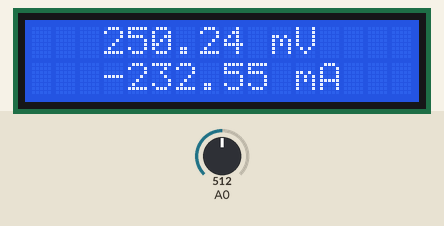
The sketch below on a simulated Arduino Uno, built with avr-gcc and run on an emulated ATmega328P. Shown: 16×2 character LCD. The test bench sets the inputs (shaded band); at power-on: A0 = 512.

Above: at 1.2 s.
1.3 s: A0 set to 716
At 3.2 s:
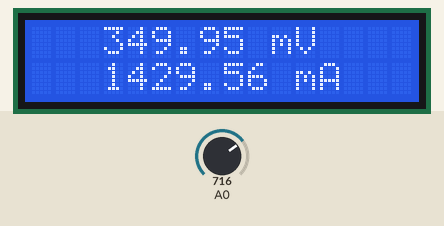
3.5 s: A0 set to 900
At 5.1 s:
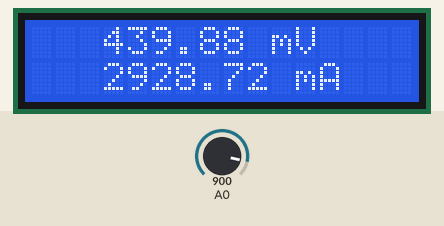
5.5 s: A0 set to 1023
At 7.1 s:
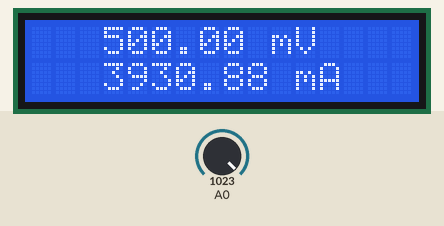
Timing chart, 0 to 8.6 s (numbered marks = the images above; inputs shaded):
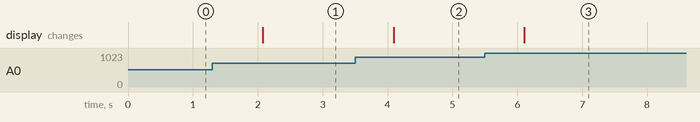

The sketch:

IEM_Sensor_Efeito_Hall.ino
```cpp
#include <LiquidCrystal.h>

// Inicializa o LCD nos pinos especificados
LiquidCrystal lcd(9, 8, 5, 4, 3, 2);

void setup() {
  // Inicia a comunicação serial
  Serial.begin(9600);

  // Configura o LCD para 16 colunas e 2 linhas
  lcd.begin(16, 2);
}

void loop() {
  int Vmedido = analogRead(A0);
  // Convertendo a leitura para tensão em mV
  float outputV = Vmedido * 5.0 * 100.0 / 1023.0;

  // Calculando a corrente usando a equação da regressão
  float current_mA = 16.67 * outputV - 4404.12;

  // Limpa o LCD e posiciona o cursor no início
  lcd.clear();
  lcd.setCursor(3, 0);

  // Exibe a tensão no LCD
  lcd.print(outputV);
  lcd.print(" mV");

  // Posiciona o cursor na segunda linha
  lcd.setCursor(3, 1);

  // Exibe a corrente no LCD
  lcd.print(current_mA);
  lcd.print(" mA");

  // Atraso para facilitar a visualização
  delay(1000);
}
```

Measured:
- after the input at 1.3 s, the display: changes after 0.78 s (image 1)
- after the input at 3.5 s, the display: changes after 0.59 s (image 2)
- after the input at 5.5 s, the display: changes after 0.60 s (image 3)
